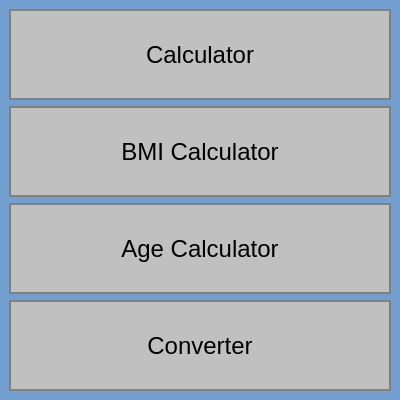
<?xml version="1.0" encoding="UTF-8"?>
<ui version="4.0">
 <class>DigiCal</class>
 <widget class="QMainWindow" name="DigiCal">
  <property name="geometry">
   <rect>
    <x>0</x>
    <y>0</y>
    <width>400</width>
    <height>400</height>
   </rect>
  </property>
  <property name="font">
   <font>
    <pointsize>16</pointsize>
   </font>
  </property>
  <property name="windowTitle">
   <string>DigiCal</string>
  </property>
  <property name="styleSheet">
   <string notr="true">background:rgb(114, 159, 207)</string>
  </property>
  <widget class="QWidget" name="centralwidget">
   <layout class="QVBoxLayout" name="verticalLayout">
    <item>
     <widget class="QPushButton" name="ButtonCal">
      <property name="sizePolicy">
       <sizepolicy hsizetype="Preferred" vsizetype="Preferred">
        <horstretch>0</horstretch>
        <verstretch>0</verstretch>
       </sizepolicy>
      </property>
      <property name="font">
       <font>
        <pointsize>18</pointsize>
       </font>
      </property>
      <property name="styleSheet">
       <string notr="true">QPushButton{
	background-color: #C0C0C0;
	border: 2px solid gray;
}
QPushButton:Pressed{
	background-color: #A9A9A9;
	border: 2px solid gray;
}</string>
      </property>
      <property name="text">
       <string>Calculator</string>
      </property>
     </widget>
    </item>
    <item>
     <widget class="QPushButton" name="ButtonBMIC">
      <property name="sizePolicy">
       <sizepolicy hsizetype="Preferred" vsizetype="Preferred">
        <horstretch>0</horstretch>
        <verstretch>0</verstretch>
       </sizepolicy>
      </property>
      <property name="font">
       <font>
        <pointsize>18</pointsize>
       </font>
      </property>
      <property name="styleSheet">
       <string notr="true">QPushButton{
	background-color: #C0C0C0;
	border: 2px solid gray;
}
QPushButton:Pressed{
	background-color: #A9A9A9;
	border: 2px solid gray;
}</string>
      </property>
      <property name="text">
       <string>BMI Calculator</string>
      </property>
     </widget>
    </item>
    <item>
     <widget class="QPushButton" name="ButtoAgeC">
      <property name="sizePolicy">
       <sizepolicy hsizetype="Preferred" vsizetype="Preferred">
        <horstretch>0</horstretch>
        <verstretch>0</verstretch>
       </sizepolicy>
      </property>
      <property name="font">
       <font>
        <pointsize>18</pointsize>
       </font>
      </property>
      <property name="styleSheet">
       <string notr="true">QPushButton{
	background-color: #C0C0C0;
	border: 2px solid gray;
}
QPushButton:Pressed{
	background-color: #A9A9A9;
	border: 2px solid gray;
}</string>
      </property>
      <property name="text">
       <string>Age Calculator</string>
      </property>
     </widget>
    </item>
    <item>
     <widget class="QPushButton" name="ButtonCon">
      <property name="sizePolicy">
       <sizepolicy hsizetype="Preferred" vsizetype="Preferred">
        <horstretch>0</horstretch>
        <verstretch>0</verstretch>
       </sizepolicy>
      </property>
      <property name="font">
       <font>
        <pointsize>18</pointsize>
       </font>
      </property>
      <property name="styleSheet">
       <string notr="true">QPushButton{
	background-color: #C0C0C0;
	border: 2px solid gray;
}
QPushButton:Pressed{
	background-color: #A9A9A9;
	border: 2px solid gray;
}</string>
      </property>
      <property name="text">
       <string>Converter</string>
      </property>
     </widget>
    </item>
   </layout>
  </widget>
 </widget>
 <resources/>
 <connections/>
</ui>
